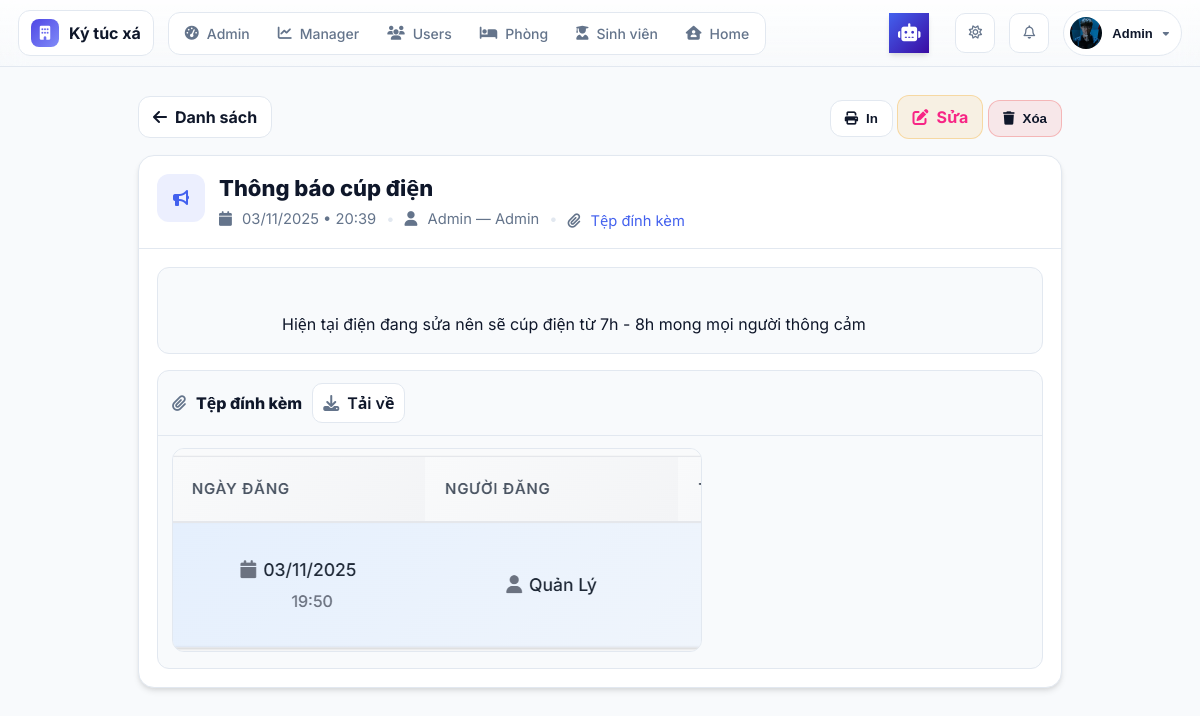
Page /modules/staff/announcements/announcement_view.php?id=3 (signed in) on the committed database.
### tables this page shows
CREATE TABLE IF NOT EXISTS `students` (
  `StudentID` int NOT NULL AUTO_INCREMENT,
  `UserID` int DEFAULT NULL,
  `StudentCode` varchar(20) NOT NULL,
  `FullName` varchar(100) NOT NULL,
  `Email` varchar(100) DEFAULT NULL,
  `Gender` enum('Nam','Nữ','Khác') NOT NULL,
  `BirthDate` date DEFAULT NULL,
  `CitizenID` varchar(20) DEFAULT NULL,
  `Hometown` varchar(100) DEFAULT NULL,
  `Address` varchar(255) DEFAULT NULL,
  `Phone` varchar(15) DEFAULT NULL,
  `ClassName` varchar(100) DEFAULT NULL,
  `CourseYear` varchar(9) DEFAULT NULL,
  `Avatar` varchar(255) DEFAULT NULL,
  `EmergencyContact` varchar(255) DEFAULT NULL,
  `CheckInDate` date DEFAULT NULL,
  `CheckOutDate` date DEFAULT NULL,
  `IsInDorm` tinyint(1) DEFAULT '1',
  `CreatedAt` datetime DEFAULT CURRENT_TIMESTAMP,
  `UpdatedAt` datetime DEFAULT CURRENT_TIMESTAMP ON UPDATE CURRENT_TIMESTAMP,
  `FacultyID` int DEFAULT NULL,
  PRIMARY KEY (`StudentID`),
  UNIQUE KEY `StudentCode` (`StudentCode`),
  UNIQUE KEY `UserID` (`UserID`),
  KEY `fk_faculty` (`FacultyID`),
  CONSTRAINT `fk_faculty` FOREIGN KEY (`FacultyID`) REFERENCES `faculties` (`FacultyID`) ON DELETE SET NULL ON UPDATE CASCADE,
  CONSTRAINT `students_ibfk_1` FOREIGN KEY (`UserID`) REFERENCES `users` (`UserID`)
);

CREATE TABLE IF NOT EXISTS `announcements` (
  `AnnouncementID` int NOT NULL AUTO_INCREMENT,
  `Title` varchar(255) NOT NULL,
  `Content` text NOT NULL,
  `DatePosted` datetime DEFAULT CURRENT_TIMESTAMP,
  `PostedBy` varchar(100) DEFAULT 'Ban quản lý',
  `AttachmentPath` varchar(255) DEFAULT NULL,
  PRIMARY KEY (`AnnouncementID`)
);

CREATE TABLE IF NOT EXISTS `users` (
  `UserID` int NOT NULL AUTO_INCREMENT,
  `Username` varchar(50) NOT NULL,
  `PasswordHash` varchar(255) NOT NULL,
  `FullName` varchar(100) DEFAULT NULL,
  `Email` varchar(100) DEFAULT NULL,
  `Phone` varchar(15) DEFAULT NULL,
  `Role` enum('Admin','Manager','Student') NOT NULL DEFAULT 'Student',
  `CreatedAt` datetime DEFAULT CURRENT_TIMESTAMP,
  `IsActive` tinyint(1) NOT NULL DEFAULT '1',
  PRIMARY KEY (`UserID`),
  UNIQUE KEY `Username` (`Username`)
);

### modules/staff/announcements/announcement_view.php (the view, shortened to what this page needs)
<?php
require_once '../../../db_connect.php';
require_once '../../../includes/admin_header.php';
$conn->set_charset('utf8mb4');
$conn->query("SET collation_connection = 'utf8mb4_unicode_ci'");
function h($s)
{
    return htmlspecialchars($s ?? '', ENT_QUOTES | ENT_SUBSTITUTE, 'UTF-8');
}
function isImage($path)
{
    $ext = strtolower(pathinfo($path ?? '', PATHINFO_EXTENSION));
    return in_array($ext, ['jpg', 'jpeg', 'png', 'gif', 'webp', 'bmp']);
}
function fmtVN($dt)
{
    $t = strtotime($dt);
    return date('d/m/Y', $t) . ' • ' . date('H:i', $t);
}
$id = isset($_GET['id']) ? (int)$_GET['id'] : 0;
$err = null;
$row = null;
if ($id <= 0) {
    $err = "Thiếu mã thông báo hợp lệ.";
} else {
    $sql = "
    SELECT  a.AnnouncementID, a.Title, a.Content, a.DatePosted, a.AttachmentPath, a.PostedBy,
            u.FullName   AS AuthorName,
            u.Role       AS AuthorRole
    FROM Announcements a
    LEFT JOIN Users u
      ON (
           /* a.PostedBy có thể lưu UserID (số) => cast về CHAR theo collation phiên */
           (a.PostedBy REGEXP '^[0-9]+$' AND CAST(a.PostedBy AS UNSIGNED) = u.UserID)
        OR /* So sánh với Username bằng cùng collation */
           (a.PostedBy COLLATE utf8mb4_unicode_ci = u.Username COLLATE utf8mb4_unicode_ci)
        OR /* So sánh với FullName bằng cùng collation */
           (a.PostedBy COLLATE utf8mb4_unicode_ci = u.FullName  COLLATE utf8mb4_unicode_ci)
      )
    WHERE a.AnnouncementID = ?
    LIMIT 1";
    $stmt = $conn->prepare($sql);
    if (!$stmt) {
        $err = "Không chuẩn bị được truy vấn: " . $conn->error;
    } else {
        $stmt->bind_param("i", $id);
        if (!$stmt->execute()) {
            $err = "Không thực thi được truy vấn: " . $stmt->error;
        } else {
            $res = $stmt->get_result();
            if ($res && $res->num_rows === 1) {
                $row = $res->fetch_assoc();
            } else {
                $err = "Không tìm thấy thông báo (#$id).";
            }
        }
    }
}
$title        = $row ? $row['Title'] : '';
$content      = $row ? $row['Content'] : '';
$datePosted   = $row ? $row['DatePosted'] : '';
$attachment   = $row['AttachmentPath'] ?? null;
$authorName   = $row['AuthorName'] ?? ($row['PostedBy'] ?? 'System');
$authorRole   = $row['AuthorRole'] ?? null;
$canManage = in_array($_SESSION['Role'] ?? '', ['Admin', 'Manager']);
?>
<!DOCTYPE html>
<html lang="vi">
<head>
    <link rel="stylesheet" href="../../assets/css/admin/admin_header.css">
    <link rel="stylesheet" href="../../../assets/css/staff/announcements/announcement_view.css">
    <link rel="stylesheet" href="https://cdnjs.cloudflare.com/ajax/libs/font-awesome/6.5.0/css/all.min.css">
</head>
<body>
    <div class="view-container">
        <div class="topbar">
            <div class="left">
                <a class="btn ghost" href="announcement_list.php"><i class="fa-solid fa-arrow-left"></i> Danh sách</a>
            </div>
            <div class="right">
                <button class="btn ghost" onclick="window.print()"><i class="fa-solid fa-print"></i> In</button>
                <?php if ($row && $canManage): ?>
                    <a class="btn warning" href="announcement_edit.php?id=<?= (int)$row['AnnouncementID'] ?>">
                        <i class="fa-solid fa-pen-to-square"></i> Sửa
                    </a>
                    <button class="btn danger" onclick="deleteAnnouncement(<?= (int)$row['AnnouncementID'] ?>,'<?= h($title) ?>')">
                        <i class="fa-solid fa-trash"></i> Xóa
                    </button>
                <?php endif; ?>
            </div>
        </div>
        <?php if ($err): ?>
            <div class="alert error">
                <i class="fa-solid fa-triangle-exclamation"></i>
                <?= h($err) ?>
            </div>
        <?php else: ?>
            <article class="card">
                <header class="card-header">
                    <div class="icon"><i class="fa-solid fa-bullhorn"></i></div>
                    <div class="meta">
                        <h1 class="title">
                            <?= h($title) ?>
                        </h1>
                        <div class="sub">
                            <span><i class="fa-solid fa-calendar"></i> <?= h(fmtVN($datePosted)) ?></span>
                            <span class="dot">•</span>
                            <span><i class="fa-solid fa-user"></i> <?= h($authorName) ?><?= $authorRole ? ' — ' . h($authorRole) : '' ?></span>
                            <?php if ($attachment): ?>
                                <span class="dot">•</span>
                                <a class="attach" href="../../../<?= h($attachment) ?>" target="_blank">
                                    <i class="fa-solid fa-paperclip"></i> Tệp đính kèm
                                </a>
                            <?php endif; ?>
                        </div>
                    </div>
                </header>
                <div class="card-body">
                    <div class="content">
                        <?= nl2br(h($content)) ?>
                    </div>
                    <?php if ($attachment): ?>
                        <div class="attachment-block">
                            <div class="att-header">
                                <i class="fa-solid fa-paperclip"></i>
                                <span>Tệp đính kèm</span>
                                <a class="btn small" href="../../../<?= h($attachment) ?>" target="_blank">
                                    <i class="fa-solid fa-download"></i> Tải về
                                </a>
                            </div>
                            <?php if (isImage($attachment)): ?>
                                <div class="image-preview">
                                    <a href="../../../<?= h($attachment) ?>" target="_blank">
                                        <img src="../../../<?= h($attachment) ?>" alt="Attachment">
                                    </a>
                                </div>
                            <?php endif; ?>
                        </div>
                    <?php endif; ?>
                </div>
            </article>
        <?php endif; ?>
    </div>
</body>
</html>

### includes/admin_header.php (shortened to what this page needs)
<?php
require_once __DIR__ . "/error_handler.php";
$userName = $_SESSION['FullName'] ?? 'Quản trị viên';
$userAvatar = $_SESSION['Avatar'] ?? null;
$userRole = $_SESSION['Role'] ?? 'Staff';
$base = '/';
if (!$userAvatar && isset($_SESSION['UserID']) && isset($conn) && $conn instanceof mysqli) {
    try {
        $userId = (int)$_SESSION['UserID'];
        $stmt = $conn->prepare("SELECT Avatar FROM Students WHERE UserID = ? LIMIT 1");
        if ($stmt) {
            $stmt->bind_param("i", $userId);
            $stmt->execute();
            $res = $stmt->get_result();
            if ($row = $res->fetch_assoc()) {
                $userAvatar = $row['Avatar'];
            }
        }
    } catch (Exception $e) {
    }
}
$avatarPath = $base . 'assets/img/avatars/user.png';
if ($userAvatar && !empty($userAvatar)) {
    if (preg_match('/^https?:\/\//', $userAvatar)) {
        $avatarPath = $userAvatar;
    } else {
        $avatarPath = $base . ltrim($userAvatar, '/');
    }
}
?>
<!DOCTYPE html>
<html lang="vi">
<head>
    <link rel="stylesheet" href="https://cdnjs.cloudflare.com/ajax/libs/font-awesome/6.5.0/css/all.min.css" />
    <link rel="stylesheet" href="<?= $base ?>assets/css/global.css" />
    <link rel="stylesheet" href="<?= $base ?>assets/css/admin/admin_header.css" />
    <link rel="stylesheet" href="<?= $base ?>assets/css/admin/chat_ai_widget.css" />
</head>
<body class="theme-auto" data-base="<?= $base ?>">
    <header class="admin-header">
        <div class="left">
            <a href="<?= $base ?>modules/staff/dashboard.php" class="logo">
                <i class="fas fa-building"></i>
                <span>Ký túc xá</span>
            </a>
            <nav class="admin-nav">
                <?php if ($userRole !== 'Manager'): ?>
                    <a href="<?= $base ?>modules/admin/dashboard.php" data-path="modules/admin/dashboard.php">
                        <i class="fas fa-gauge-high"></i>
                        <span>Admin</span>
                    </a>
                <?php endif; ?>
                <a href="<?= $base ?>modules/staff/dashboard.php" data-path="modules/staff/dashboard.php">
                    <i class="fas fa-chart-line"></i>
                    <span>Manager</span>
                </a>
                <?php if ($userRole !== 'Manager'): ?>
                    <a href="<?= $base ?>modules/staff/users/users.php" data-path="modules/staff/users/users.php">
                        <i class="fas fa-users"></i>
                        <span>Users</span>
                    </a>
                <?php endif; ?>
                <a href="<?= $base ?>modules/staff/rooms/rooms.php" data-path="modules/staff/rooms/rooms.php">
                    <i class="fas fa-bed"></i>
                    <span>Phòng</span>
                </a>
                <a href="<?= $base ?>modules/staff/students/student_list.php" data-path="modules/staff/students/student_list.php">
                     <i class="fas fa-user-graduate"></i>
                     <span>Sinh viên</span>
                </a>
                <a href="<?= $base ?>index.php" data-path="index.php">
                    <i class="fas fa-house-user"></i>
                    <span>Home</span>
                </a>
            </nav>
        </div>
        <div class="right">
            <?php if ($userRole === 'Admin'): ?>
                <div id="adminChatAiToggle" class="chat-ai-toggle" title="Trợ lý Admin">
                    <i class="fas fa-robot"></i>
                </div>
            <?php endif; ?>
            <button class="theme-toggle" aria-label="Chế độ tối/sáng">
                <i class="fa-regular fa-sun"></i>
            </button>
            <div class="notify">
                <button class="notify-btn" aria-label="Thông báo">
                    <i class="fa-regular fa-bell"></i>
                </button>
            </div>
            <div class="admin-profile">
                <button class="profile-btn" aria-haspopup="true" aria-expanded="false">
                    <img src="<?= htmlspecialchars($avatarPath) ?>" alt="Avatar" onerror="this.src='<?= $base ?>assets/img/avatars/user.png'">
                    <span class="name"><?= htmlspecialchars($userName) ?></span>
                    <i class="fas fa-caret-down caret"></i>
                </button>
            </div>
        </div>
    </header>
    <main style="min-height: 80vh;">

### rows in the picture
students: Avatar (picture)
announcements: Title "Thông báo cúp điện", DatePosted "03/11/2025 • 20:39", users.FullName "Admin", users.Role "Admin", Content "Hiện tại điện đang sửa nên sẽ cúp điện từ 7h - 8h mong mọi người thông cảm", AttachmentPath (picture)

### other values in the picture
$userName "Admin"
